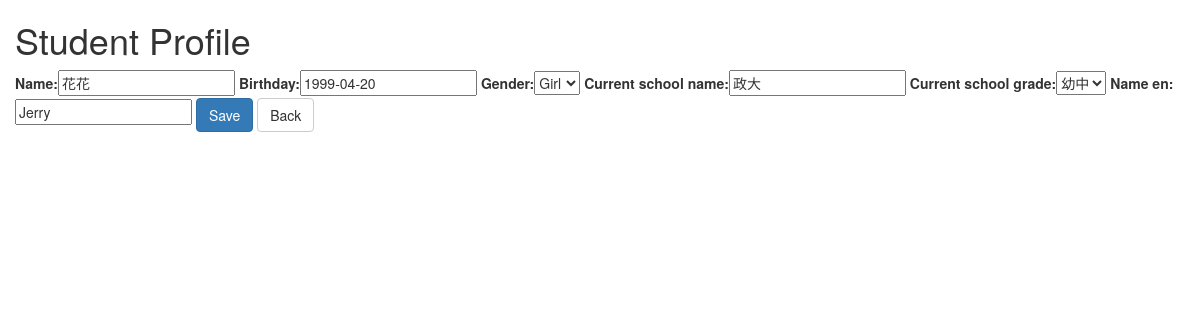
The page /students/update/6/ on the database its author committed.
### students/models.py (models this page shows, shortened)
class Student(models.Model):
    name = models.CharField(max_length=50, blank=False)
    birth_date = models.DateField('birthday', blank=False)
    BOY = 'BOY'
    GIRL = 'GIRL'
    GENDER_CHOICES = (
        (BOY, 'Boy'),
        (GIRL, 'Girl'),
    )
    gender = models.CharField(
        max_length=5,
        choices=GENDER_CHOICES,
        default=BOY,
        blank=False,
    )
    current_school_name = models.CharField(max_length=50)
    KINDER1 = '幼末'
    KINDER2 = '幼小'
    KINDER3 = '幼中'
    KINDER4 = '幼大'
    PRIMARY1 = '小一'
    PRIMARY2 = '小二'
    YEAR_IN_SCHOOL_CHOICES = (
        (KINDER1, '幼末'),
        (KINDER2, '幼小'),
        (KINDER3, '幼中'),
        (KINDER4, '幼大'),
        (PRIMARY1, '小一'),
        (PRIMARY2, '小二'),
    )
    current_school_grade = models.CharField(
        max_length=2,
        choices=YEAR_IN_SCHOOL_CHOICES,
        default=KINDER1,
        blank=False,
    )
    name_en = models.CharField(max_length=50)

### students/views.py (the view)
# urls.py: path('update/<int:student_id>/', views.update_student, name='update_student'),
def update_student(request, student_id):
    student = get_object_or_404(Student, pk=student_id)
    form = StudentForm(request.POST or None, instance=student)
    if form.is_valid():
        form.save()
        return redirect('students:index')
    return render(request, 'students/student-form.html', {'form': form, 'student': student})

### students/forms.py
class StudentForm(forms.ModelForm):
    class Meta:
        model = Student
        fields = ['name', 'birth_date', 'gender', 'current_school_name', 'current_school_grade', 'name_en']
        widgets = {
            'birth_date': forms.DateInput(attrs={'class': 'datetime-input'})
        }

### students/templates/students/student-form.html (shortened to what this page needs)
{% load bootstrap %}
{% load staticfiles %}
<!DOCTYPE html>
<html lang="en">
<head>
    <link rel="stylesheet" type="text/css" href="{% static 'students/bootstrap-3.3.7-dist/css/bootstrap.min.css' %}"/>
    <link href="//cdn.bootcss.com/bootstrap/3.3.7/css/bootstrap.min.css" rel="stylesheet">
    <link href="//cdn.bootcss.com/bootstrap-datetimepicker/4.17.44/css/bootstrap-datetimepicker.min.css" rel="stylesheet">
</head>
<body>
    <div class="container">
        <div class="row">
            <h1>Student Profile</h1>
            <form method="POST", role="form">
                {{ form|bootstrap }}
                <button type="submit" class="btn btn-primary">Save</button>
                <a href="{% url 'students:index' %}" class="btn btn-default">Back</a>
            </form>
        </div>
    </div>
</body>
</html>

### rows shown on the page
Student: name "花花", birth_date "1999-04-20", gender "Girl", current_school_name "政大", current_school_grade "幼中", name_en "Jerry"
